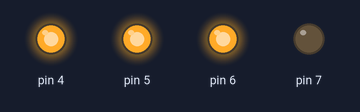
A sketch run on a simulated Arduino Uno, built with avr-gcc and run on an emulated ATmega328P. Parts: output pins drawn as LEDs (lit = HIGH).

Above: at 0.1 s.
Timing chart, 0 to 1.6 s (numbered marks = the images above):
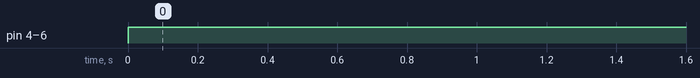

Measured:
- by itself, pin 4–6: LOW → HIGH at 0.00 s

The sketch:

Makeblock.ino
```cpp
class Motor{
  private:
    int p_pwm, p_d,vel;
    bool invertir = false;
  public:
    Motor(int pwm, int p1){
      p_pwm = pwm;
      p_d = p1;
      pinMode(p_d, OUTPUT);
      pinMode(p_pwm, OUTPUT);
    }
  void Avanzar(){
    if(invertir){
      digitalWrite(p_d, false);
      analogWrite(p_pwm, 255);
    }
    else{
      digitalWrite(p_d, true);
      analogWrite(p_pwm, 255);
    }
  }
  void Invertir(){
    invertir = true;
  }

};
Motor m1 = Motor(5,4);
Motor m2 = Motor(6,7);

void setup() {
  m2.Invertir();
}

void loop() {
  m1.Avanzar();
  m2.Avanzar();
}
```
